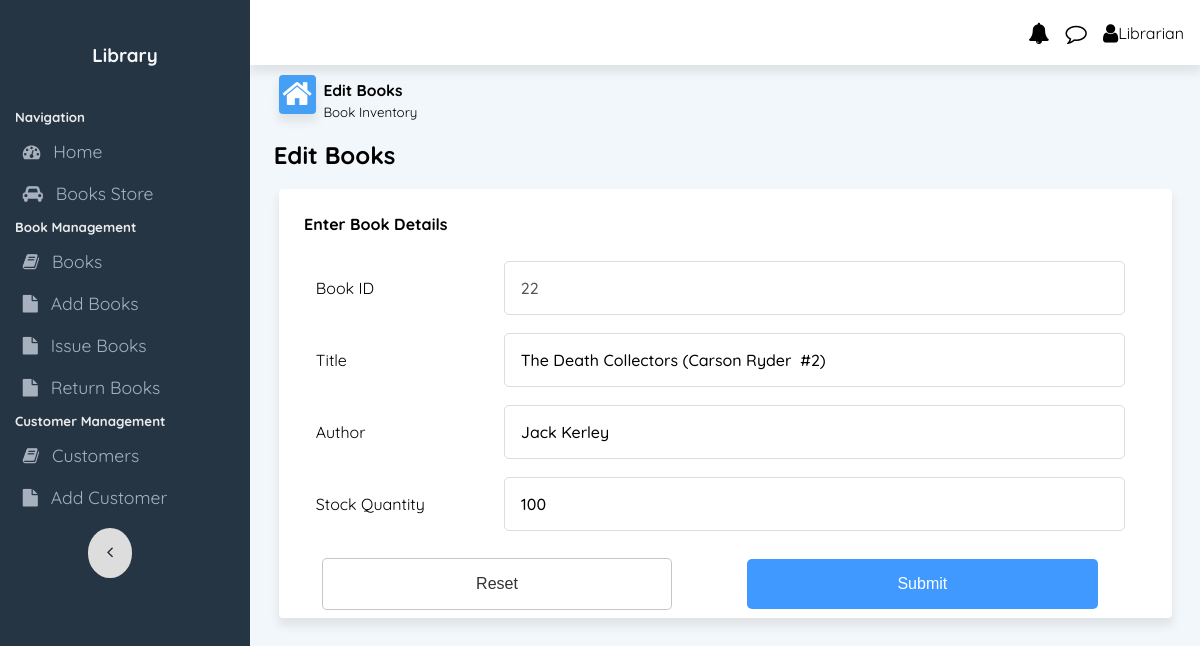
/books/edit/22, run on the app's committed database.
### app.py (models this page shows, shortened)
class Books(db.Model):
    __tablename__ = 'books'
    book_id = db.Column(db.Integer, primary_key=True, autoincrement=True)
    title = db.Column(db.String(255), nullable=False)
    authors = db.Column(db.String(255), nullable=False)
    stockQty = db.Column(db.Integer, nullable=False, default=0)
    timesIssued = db.Column(db.Integer, nullable=False, default=0)

### app.py (the view)
@app.route('/books/edit/<int:id>', methods=['GET', 'POST'])
def update_book(id):
    book = Books.query.filter_by(book_id=id).first()
    if request.method=='POST':
        title=request.form['title']
        authors=request.form['authors']
        stockQty=request.form['stockQty']
        book.title = title
        book.authors = authors
        book.stockQty = stockQty
        db.session.commit()
        return redirect('/books')
    else:
        return render_template('edit_book.html',book=book)

### templates/edit_book.html (shortened to what this page needs)
{% extends 'base.html' %}
{% block body %}
<div class="content-area">
    <div class="flexContainer" id="dashboardLineContainer">
        <div class="flex-40 dashboardLine">
            <i class="fa fa-home fa-2x" style="float: left;" id="homeIcon"></i>
            <div style="margin-bottom: 0;margin-top: 0;">
                <h3 style="margin-bottom: 0;margin-top: 2px;"><small>Edit Books</small> </h3>
                <p style="margin-bottom: 0;margin-top: 0;"><small>Book Inventory</small> </p>
            </div>
        </div>
    </div>
</div>
<h2 style="margin: 1% 2.5% 1% 2.5%;">Edit Books</h2>
<div class="cardRow2 tablecard">
    <form method="POST" action="/books/edit/{{book.book_id}}">
        <h4>Enter Book Details</h4>
        <table id="addTeacherTable">
            <tr>
                <td style="width: 20%;"><label class="formLabel">Book ID</label></td>
                <td style="width: 60%;"><input type="text" name="book_id" id="book_id" value="{{book.book_id}}" disabled aria-disabled="true"
                        class="formInput"></td>
            </tr>
            <tr>
                <td style="width: 20%;"><label class="formLabel">Title</label></td>
                <td style="width: 60%;"><input type="text" name="title" id="title" value="{{book.title}}"
                        class="formInput"></td>
            </tr>
            <tr>
                <td><label class="formLabel">Author</label></td>
                <td><input type="text" name="authors" id="authors" class="formInput" value="{{book.authors}}"></td>
            </tr>
            <tr>
                <td> <label class="formLabel">Stock Quantity</label></td>
                <td><input type="text" name="stockQty" id="stockQty" class="formInput" value="{{book.stockQty}}"></td>
            </tr>
                <td colspan="2"></td>
        </table>
        <input type="reset" class="dropbtn2" value="Reset"
            style="background-color: #fff;border: 1px solid rgba(0, 0, 0, 0.225);color: #333;">
        <input type="submit" class="dropbtn2" value="Submit">
    </form>
</div>
{% endblock %}

### static/css/style.css (style rules this page uses)
* { -webkit-tap-highlight-color: transparent; }
html { height: 100%; }
body { background-color: #f2f7fb; margin: 0; height: 100%; font-family: "Quicksand", sans-serif; -webkit-touch-callout: none; -webkit-user-select: none; -khtml-user-select: none; -moz-user-select: none; -ms-user-select: none; user-select: none; }
.flexContainer { width: 100%; display: flex; flex-wrap: wrap; justify-content: center; align-content: center; }
#dashboardLineContainer { justify-content: flex-start; margin-left: 2%; }
.verticalFlexItem h1, h2, h3, h4, h5, h6 { margin: 2%; }
.flex-40 { flex: 0 0 40%; margin: 1%; }
#homeIcon { background-color: #449ff5; color: white; box-shadow: 0px 7px 9px 1px rgba(224, 228, 231, 1); border-radius: 0.25rem; margin-right: 2%; padding: 1%; }
.dashboardLine { margin: 1%; align-content: center; justify-content: left; justify-self: flex-start; }
.cardRow2 { grid-area: header; justify-content: space-between; align-items: center; margin-left: 3%; margin-right: 3%; margin-top: 2%; }
.cardRow2.tablecard { background-color: #ffff; box-shadow: 0px 7px 9px 1px rgba(224, 228, 231, 1); padding: 0.5rem; border-radius: 0.25rem; grid-area: header; justify-content: space-between; align-items: center; }
.cardRow2 { grid-area: main; padding-left: 3%; }
#attendanceTable th, td { text-align: left; padding: 8px; text-align: center; }
#attendanceTable2 th, td { text-align: left; padding: 8px; text-align: center; }
.attendance_form_table th, td { border-bottom: 1px solid #dee2e6; padding: 1% 0; }
.formInput { font-family: "Quicksand", sans-serif; font-weight: 500; font-size: 16px; padding: 16px; border: 1px solid #ddd; background-color: rgba(0, 0, 0, 0); outline: none; border-radius: 5px; width: 100%; }
.formLabel { padding: 0 5%; }
#addTeacherTable { width: 90%; margin-left: 2%; }
#addTeacherTable th, td { text-align: left; padding: 1% 0; border: none; }
.dropbtn2 { background-color: #4099ff; color: white; padding: 16px; font-size: 16px; border: none; cursor: pointer; border-radius: 5px; min-width: 160px; width: 40%; margin: 0 4%; }

### data on the page
Books: book_id "22", title "The Death Collectors (Carson Ryder #2)", authors "Jack Kerley", stockQty "100"
